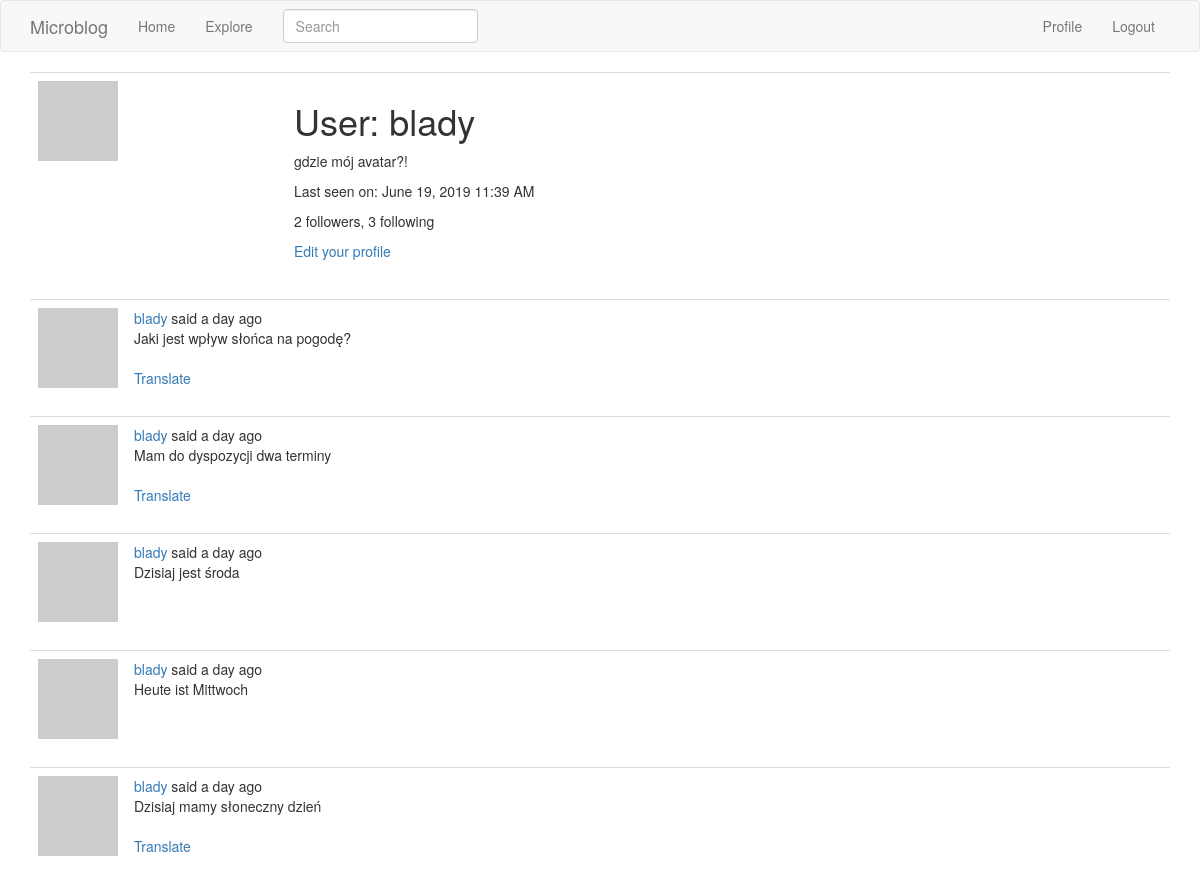
Before: /user/blady (signed in, upper part) with the older database file.
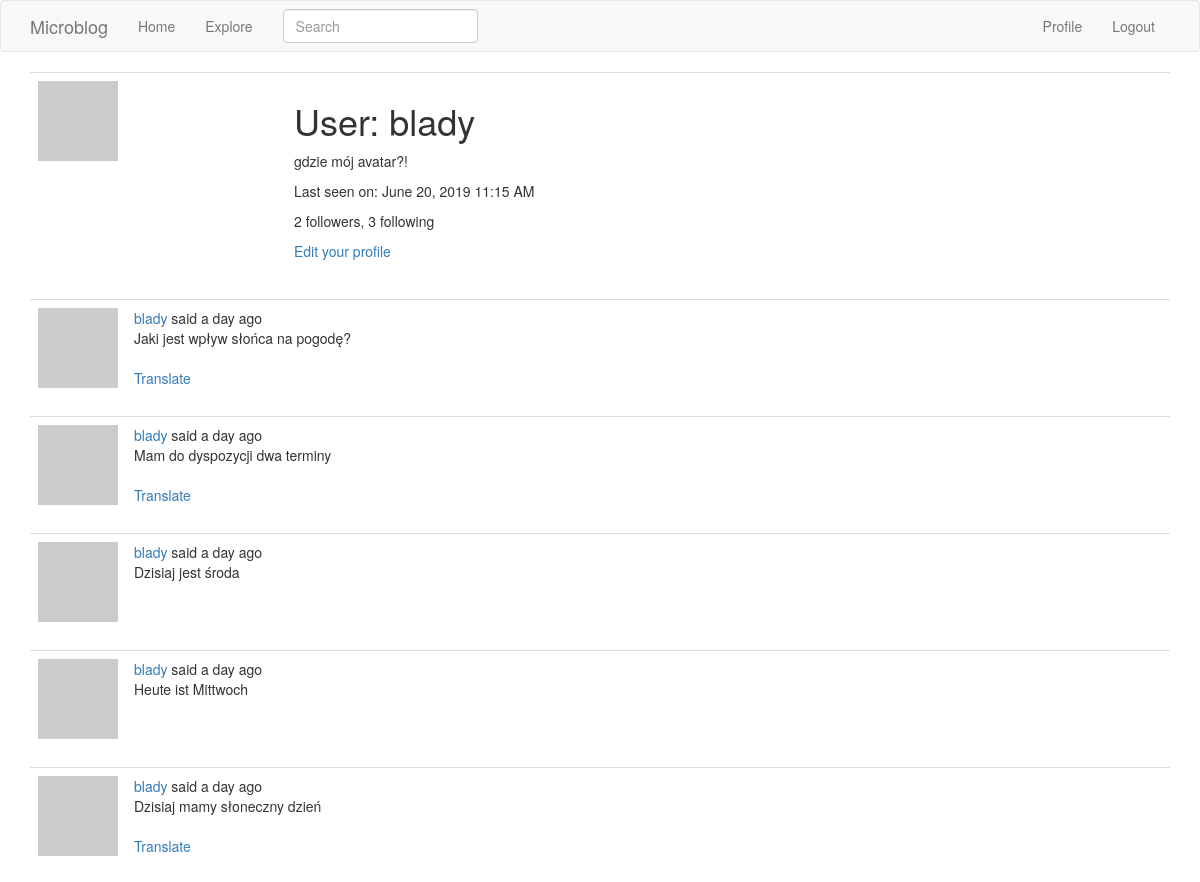
After: the same page with the newer database file.
### app/models.py (models this page shows, shortened)
class User(UserMixin, db.Model):
    id = db.Column(db.Integer, primary_key=True)
    username = db.Column(db.String(64), index=True, unique=True)
    email = db.Column(db.String(120), index=True, unique=True)
    password_hash = db.Column(db.String(128))
    posts = db.relationship('Post', backref='author', lazy='dynamic')
    about_me = db.Column(db.String(140))
    last_seen = db.Column(db.DateTime, default=datetime.utcnow)
    followed = db.relationship(
        'User', secondary=followers,
        primaryjoin=(followers.c.follower_id == id),
        secondaryjoin=(followers.c.followed_id == id),
        backref=db.backref('followers', lazy='dynamic'), lazy='dynamic')
    def avatar(self, size):
        digest = md5(self.email.lower().encode('utf-8')).hexdigest()
        return 'https://www.gravatar.com/avatar/{}?d=identicon&s={}'.format(
            digest, size)

### app/main/routes.py (the view)
@bp.route('/user/<username>')
@login_required
def user(username):
    user = User.query.filter_by(username=username).first_or_404()
    page = request.args.get('page', 1, type=int)
    posts = user.posts.order_by(Post.timestamp.desc()).paginate(
        page, current_app.config['POSTS_PER_PAGE'], False)
    next_url = url_for('main.user', username=user.username,
                       page=posts.next_num) if posts.has_next else None
    prev_url = url_for('main.user', username=user.username,
                       page=posts.prev_num) if posts.has_prev else None
    return render_template('user.html', user=user, posts=posts.items,
                           next_url=next_url, prev_url=prev_url)

### app/main/forms.py
class SearchForm(FlaskForm):
    q = StringField(_l('Search'), validators=[DataRequired()])
    def __init__(self, *args, **kwargs):
        if 'formdata' not in kwargs:
            kwargs['formdata'] = request.args
        if 'csrf_enabled' not in kwargs:
            kwargs['csrf_enabled'] = False
        super(SearchForm, self).__init__(*args, **kwargs)

### app/main/routes.py (called while the page is built)
@bp.before_app_request
def before_request():
    if current_user.is_authenticated:
        current_user.last_seen = datetime.utcnow()
        db.session.commit()
        g.search_form = SearchForm()
    g.locale = str(get_locale())

### app/models.py (called while the page is built)
@login.user_loader
def load_user(id):
    return User.query.get(int(id))

    @classmethod
    def before_commit(cls, session):
        session._changes = {
            'add': list(session.new),
            'update': list(session.dirty),
            'delete': list(session.deleted)
        }

### app/templates/user.html (shortened to what this page needs)
{% extends "base.html" %}
{% block app_content %}
    <table class="table table-hover">
        <tr>
            <td width="256px"><img src="{{ user.avatar(256) }}"></td>
            <td>
                <h1>{{ _('User') }}: {{ user.username }}</h1>
                {% if user.about_me %}<p>{{ user.about_me }}</p>{% endif %}
                {% if user.last_seen %}
                <p>{{ _('Last seen on') }}: {{ moment(user.last_seen).format('LLL') }}</p>
                {% endif %}
                <p>{{ _('%(count)d followers', count=user.followers.count()) }}, {{ _('%(count)d following', count=user.followed.count()) }}</p>
                {% if user == current_user %}
                <p><a href="{{ url_for('main.edit_profile') }}">{{ _('Edit your profile') }}</a></p>
                {% elif not current_user.is_following(user) %}
                <p><a href="{{ url_for('main.follow', username=user.username) }}">{{ _('Follow') }}</a></p>
                {% else %}
                <p><a href="{{ url_for('main.unfollow', username=user.username) }}">{{ _('Unfollow') }}</a></p>
                {% endif %}
            </td>
        </tr>
    </table>
    {% for post in posts %}
        {% include '_post.html' %}
    {% endfor %}
{% endblock %}

Changed rows visible on the page:
changed User "blady": last_seen "June 19, 2019 11:39 AM" → "June 20, 2019 11:15 AM"
